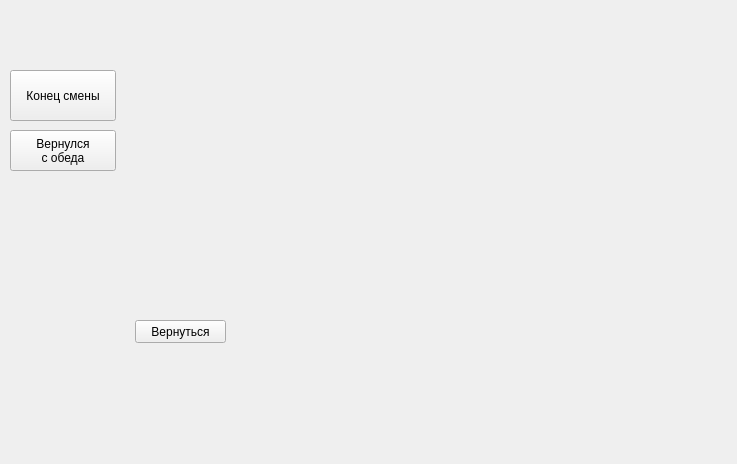
<?xml version="1.0" encoding="UTF-8"?>
<ui version="4.0">
 <class>SettingsForm</class>
 <widget class="QWidget" name="SettingsForm">
  <property name="windowModality">
   <enum>Qt::WindowModal</enum>
  </property>
  <property name="geometry">
   <rect>
    <x>0</x>
    <y>0</y>
    <width>737</width>
    <height>464</height>
   </rect>
  </property>
  <property name="sizePolicy">
   <sizepolicy hsizetype="Fixed" vsizetype="Fixed">
    <horstretch>0</horstretch>
    <verstretch>0</verstretch>
   </sizepolicy>
  </property>
  <property name="windowTitle">
   <string>SettingsForm</string>
  </property>
  <property name="autoFillBackground">
   <bool>true</bool>
  </property>
  <widget class="QPushButton" name="exitButton">
   <property name="geometry">
    <rect>
     <x>135</x>
     <y>320</y>
     <width>91</width>
     <height>23</height>
    </rect>
   </property>
   <property name="text">
    <string>Вернуться</string>
   </property>
  </widget>
  <widget class="QPushButton" name="dinnerStop">
   <property name="geometry">
    <rect>
     <x>10</x>
     <y>130</y>
     <width>106</width>
     <height>41</height>
    </rect>
   </property>
   <property name="text">
    <string>Вернулся 
с обеда</string>
   </property>
  </widget>
  <widget class="QPushButton" name="dutyStop">
   <property name="geometry">
    <rect>
     <x>10</x>
     <y>70</y>
     <width>106</width>
     <height>51</height>
    </rect>
   </property>
   <property name="text">
    <string>Конец смены</string>
   </property>
  </widget>
 </widget>
 <layoutdefault spacing="6" margin="11"/>
 <resources/>
 <connections>
  <connection>
   <sender>exitButton</sender>
   <signal>clicked()</signal>
   <receiver>SettingsForm</receiver>
   <slot>close()</slot>
   <hints>
    <hint type="sourcelabel">
     <x>135</x>
     <y>320</y>
    </hint>
    <hint type="destinationlabel">
     <x>206</x>
     <y>108</y>
    </hint>
   </hints>
  </connection>
  <connection>
   <sender>dutyStop</sender>
   <signal>clicked()</signal>
   <receiver>SettingsForm</receiver>
   <slot>dutyStop()</slot>
   <hints>
    <hint type="sourcelabel">
     <x>22</x>
     <y>94</y>
    </hint>
    <hint type="destinationlabel">
     <x>166</x>
     <y>141</y>
    </hint>
   </hints>
  </connection>
  <connection>
   <sender>dinnerStop</sender>
   <signal>clicked()</signal>
   <receiver>SettingsForm</receiver>
   <slot>dinnerStop()</slot>
   <hints>
    <hint type="sourcelabel">
     <x>33</x>
     <y>167</y>
    </hint>
    <hint type="destinationlabel">
     <x>168</x>
     <y>207</y>
    </hint>
   </hints>
  </connection>
 </connections>
 <slots>
  <slot>newDriverName(QString)</slot>
  <slot>dutyStart()</slot>
  <slot>dutyStop()</slot>
  <slot>dinnerStart()</slot>
  <slot>dinnerStop()</slot>
 </slots>
</ui>
